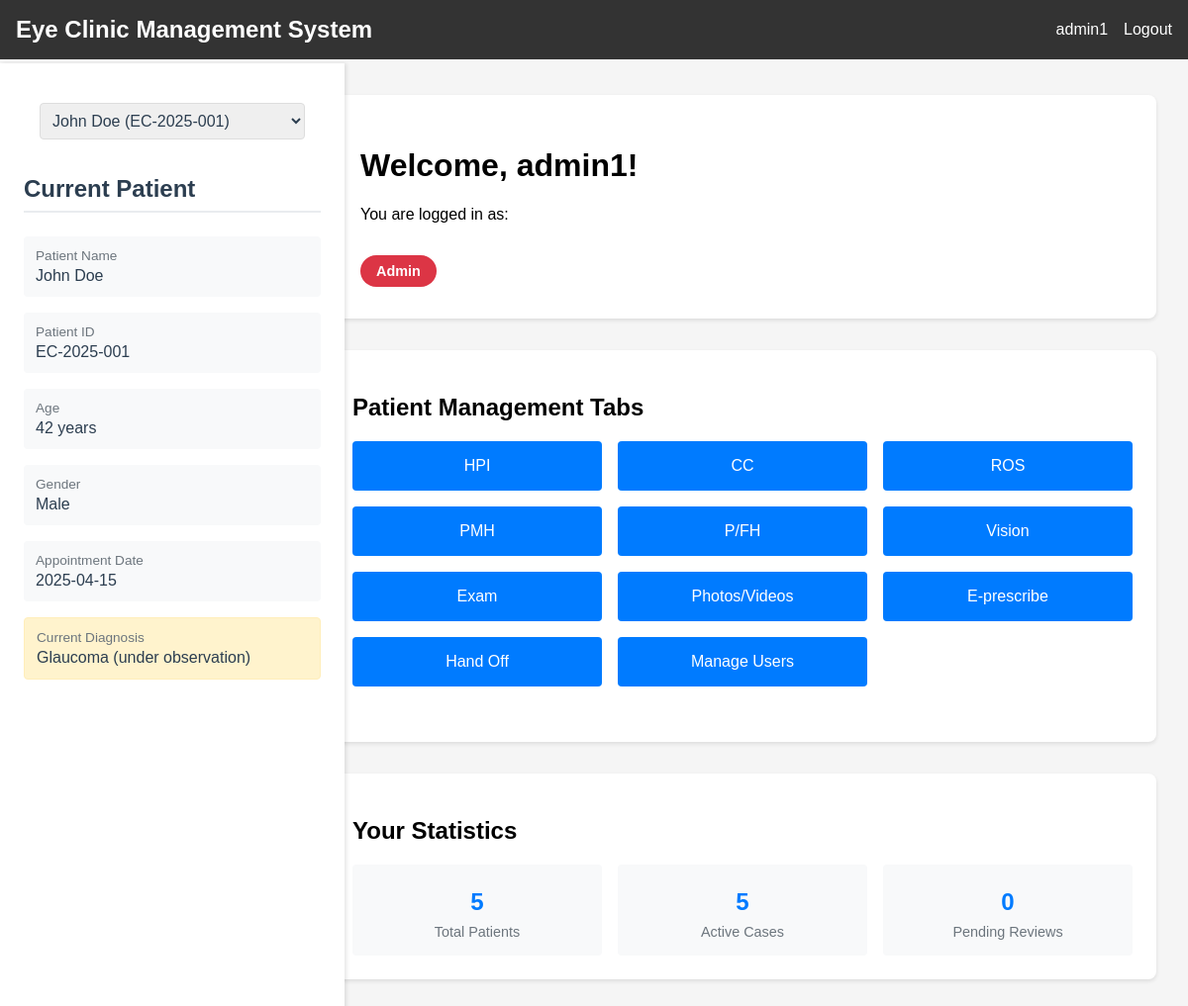
The page /dashboard (signed in) on the database its author committed.
### models.py (models this page shows, shortened)
class User(db.Model):
    id = db.Column(db.Integer, primary_key=True)
    username = db.Column(db.String(80), unique=True, nullable=False)
    password_hash = db.Column(db.String(120), nullable=False)
    role = db.Column(db.String(80), nullable=False)
    name = db.Column(db.String(120))
    status = db.Column(db.String(20), default='active')
    last_login = db.Column(db.DateTime, default=datetime.utcnow)
    custom_permissions = db.Column(db.String(500))  # Store tab permissions as comma-separated string
    created_at = db.Column(db.DateTime, default=datetime.utcnow)
    updated_at = db.Column(db.DateTime, default=datetime.utcnow, onupdate=datetime.utcnow)
    def get_custom_permissions(self):
        if self.custom_permissions:
            return self.custom_permissions.split(',')
        return []
    def to_dict(self):
        return {
            'id': self.id,
            'username': self.username,
            'role': self.role,
            'name': self.name,
            'status': self.status,
            'last_login': self.last_login.strftime('%Y-%m-%dT%H:%M:%S.%f') if self.last_login else None,
            'custom_permissions': self.get_custom_permissions(),
            'created_at': self.created_at.isoformat() if self.created_at else None,
            'updated_at': self.updated_at.isoformat() if self.updated_at else None
        }

class Patient(db.Model):
    id = db.Column(db.String(20), primary_key=True)
    name = db.Column(db.String(100), nullable=False)
    age = db.Column(db.Integer)
    gender = db.Column(db.String(10))
    appointment_date = db.Column(db.Date)
    diagnosis = db.Column(db.Text)
    created_at = db.Column(db.DateTime, default=datetime.utcnow)
    updated_at = db.Column(db.DateTime, default=datetime.utcnow, onupdate=datetime.utcnow)
    def to_dict(self):
        return {
            'id': self.id,
            'name': self.name,
            'age': self.age,
            'gender': self.gender,
            'appointment_date': self.appointment_date.isoformat() if self.appointment_date else None,
            'diagnosis': self.diagnosis,
            'created_at': self.created_at.isoformat() if self.created_at else None,
            'updated_at': self.updated_at.isoformat() if self.updated_at else None
        }

### app.py (the view)
@app.route('/dashboard')
@login_required
def dashboard():
    role = session['role']
    user = User.query.filter_by(username=session['username']).first()
    custom_permissions = user.get_custom_permissions() if user else []
    if custom_permissions:
        accessible_tabs = {
            tab: tab in custom_permissions
            for tab in TAB_PERMISSIONS.keys()
        }
    else:
        accessible_tabs = {
            tab: tab in [t for t, roles in TAB_PERMISSIONS.items() if role in roles]
            for tab in TAB_PERMISSIONS.keys()
        }
    role_stats = {
        'Admin': {
            'total_patients': Patient.query.count(),
            'active_cases': Patient.query.filter(Patient.diagnosis.isnot(None)).count(),
            'pending_reviews': Patient.query.filter(Patient.diagnosis.is_(None)).count()
        },
        'Doctor': {
            'patients_today': Patient.query.filter_by(appointment_date=datetime.now().date()).count(),
            'pending_reports': Patient.query.filter(Patient.diagnosis.is_(None)).count(),
            'prescriptions': 8  # This would come from a prescriptions table in a real app
        },
        'Nurse': {
            'assigned_patients': Patient.query.count(),
            'vitals_pending': 3,  # This would come from a vitals table in a real app
            'follow_ups': 4  # This would come from a follow-ups table in a real app
        },
        'Intern': {
            'observed_cases': 10,  # This would come from a cases table in a real app
            'assisted_cases': 5,
            'study_hours': 15
        },
        'Receptionist': {
            'appointments_today': Patient.query.filter_by(appointment_date=datetime.now().date()).count(),
            'check_ins': 15,  # This would come from a check-ins table in a real app
            'pending_calls': 4  # This would come from a calls table in a real app
        },
        'Pharmacist': {
            'prescriptions_pending': 12,  # This would come from a prescriptions table in a real app
            'completed_orders': 35,
            'inventory_alerts': 3
        }
    }
    can_view_patient_info = role in PATIENT_INFO_ACCESS
    current_patient = None
    if can_view_patient_info:
        current_patient = Patient.query.get(session.get('selected_patient_id'))
        if not current_patient:
            current_patient = Patient.query.first()
            if current_patient:
                session['selected_patient_id'] = current_patient.id
    return render_template('dashboard.html',
                         username=session['username'],
                         role=role,
                         tabs=accessible_tabs,
                         stats=role_stats[role],
                         can_view_patient_info=can_view_patient_info,
                         patient_data=current_patient.to_dict() if current_patient else None,
                         all_patients=[p.to_dict() for p in Patient.query.all()] if can_view_patient_info else None,
                         users=[u.to_dict() for u in User.query.all()] if role == 'Admin' else None)

### app.py (called while the page is built)
def login_required(f):
    @wraps(f)
    def decorated_function(*args, **kwargs):
        if 'username' not in session:
            flash('Please log in first.')
            return redirect(url_for('login'))
        return f(*args, **kwargs)
    return decorated_function

### templates/dashboard.html (shortened to what this page needs)
<!DOCTYPE html>
<html lang="en">
<head>
</head>
<body>
    <div class="navbar">
        <div>
            <h2 style="margin: 0;">Eye Clinic Management System</h2>
        </div>
        <div style="display: flex; align-items: center; gap: 1rem;">
            <span>{{ username }}</span>
            <a href="{{ url_for('logout') }}">Logout</a>
        </div>
    </div>
    <div class="main-content">
        {% if can_view_patient_info and patient_data %}
        <div class="patient-sidebar">
            <div class="patient-selector">
                <select class="patient-select" onchange="selectPatient(this.value)">
                    {% for patient in all_patients %}
                        <option value="{{ patient.id }}" {% if patient.id == patient_data.id %}selected{% endif %}>
                            {{ patient.name }} ({{ patient.id }})
                        </option>
                    {% endfor %}
                </select>
            </div>
            <div class="patient-info">
                <h2>Current Patient</h2>
                <div class="info-group">
                    <div class="info-label">Patient Name</div>
                    <div class="info-value">{{ patient_data.name }}</div>
                </div>
                <div class="info-group">
                    <div class="info-label">Patient ID</div>
                    <div class="info-value">{{ patient_data.id }}</div>
                </div>
                <div class="info-group">
                    <div class="info-label">Age</div>
                    <div class="info-value">{{ patient_data.age }} years</div>
                </div>
                <div class="info-group">
                    <div class="info-label">Gender</div>
                    <div class="info-value">{{ patient_data.gender }}</div>
                </div>
                <div class="info-group">
                    <div class="info-label">Appointment Date</div>
                    <div class="info-value">{{ patient_data.appointment_date }}</div>
                </div>
                {% if patient_data.diagnosis %}
                <div class="diagnosis">
                    <div class="info-label">Current Diagnosis</div>
                    <div class="info-value">{{ patient_data.diagnosis }}</div>
                </div>
                {% endif %}
            </div>
        </div>
        {% endif %}
        <div class="dashboard-container">
            <div class="welcome-card">
                <h1>Welcome, {{ username }}!</h1>
                <p>You are logged in as:</p>
                <div class="role-badge role-{{ role }}">{{ role }}</div>
            </div>
            <div class="tabs-container">
                <h2>Patient Management Tabs</h2>
                <div class="tabs-grid">
                    {% for tab, is_accessible in tabs.items() %}
                        {% if tab != 'Manage Users' %}
                            <button
                                class="tab-button {{ 'enabled' if is_accessible else 'disabled' }}"
                                onclick="{% if is_accessible %}alert('Opening ' + '{{ tab }}' + ' tab...'){% endif %}"
                            >
                                {{ tab }}
                            </button>
                        {% endif %}
                    {% endfor %}
                    {% if role == 'Admin' %}
                        <button
                            class="tab-button enabled"
                            onclick="toggleUsersTable()"
                        >
                            Manage Users
                        </button>
                    {% endif %}
                </div>
            </div>
            <div class="stats-container">
                <h2>Your Statistics</h2>
                <div class="stats-grid">
                    {% for label, value in stats.items() %}
                        <div class="stat-card">
                            <div class="stat-value">{{ value }}</div>
                            <div class="stat-label">{{ label | replace('_', ' ') }}</div>
                        </div>
                    {% endfor %}
                </div>
            </div>
        </div>
    </div>
</body>
</html>

### rows shown on the page
User: username "admin1", role "Admin"
Patient: name "John Doe", id "EC-2025-001", gender "Male", diagnosis "Glaucoma (under observation)"

### other values the page prints
{{ patient_data.age }} "42"
{{ patient_data.appointment_date }} "2025-04-15"
{{ tab }} "HPI" "CC" "ROS" "PMH" "P/FH" "Vision" "Exam" "Photos/Videos" "E-prescribe" "Hand Off"
{{ value }} "5" "5" "0"
{{ label | replace('_', ' ') }} "Total Patients" "Active Cases" "Pending Reviews"
form field value "John Doe (EC-2025-001)"
